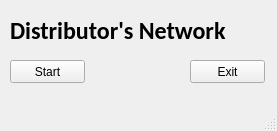
<?xml version="1.0" encoding="UTF-8"?>
<ui version="4.0">
 <class>MainWindow</class>
 <widget class="QMainWindow" name="MainWindow">
  <property name="geometry">
   <rect>
    <x>0</x>
    <y>0</y>
    <width>277</width>
    <height>131</height>
   </rect>
  </property>
  <property name="windowTitle">
   <string>MainWindow</string>
  </property>
  <widget class="QWidget" name="centralwidget">
   <widget class="QLabel" name="title">
    <property name="geometry">
     <rect>
      <x>10</x>
      <y>10</y>
      <width>271</width>
      <height>41</height>
     </rect>
    </property>
    <property name="font">
     <font>
      <family>Calibri</family>
      <pointsize>18</pointsize>
      <weight>75</weight>
      <bold>true</bold>
     </font>
    </property>
    <property name="text">
     <string>Distributor's Network</string>
    </property>
    <property name="textFormat">
     <enum>Qt::AutoText</enum>
    </property>
   </widget>
   <widget class="QPushButton" name="startBtn">
    <property name="geometry">
     <rect>
      <x>10</x>
      <y>60</y>
      <width>75</width>
      <height>23</height>
     </rect>
    </property>
    <property name="text">
     <string>Start</string>
    </property>
   </widget>
   <widget class="QPushButton" name="exitBtn">
    <property name="geometry">
     <rect>
      <x>190</x>
      <y>60</y>
      <width>75</width>
      <height>23</height>
     </rect>
    </property>
    <property name="text">
     <string>Exit</string>
    </property>
   </widget>
  </widget>
  <widget class="QMenuBar" name="menubar">
   <property name="geometry">
    <rect>
     <x>0</x>
     <y>0</y>
     <width>277</width>
     <height>21</height>
    </rect>
   </property>
  </widget>
  <widget class="QStatusBar" name="statusbar"/>
 </widget>
 <resources/>
 <connections/>
</ui>
